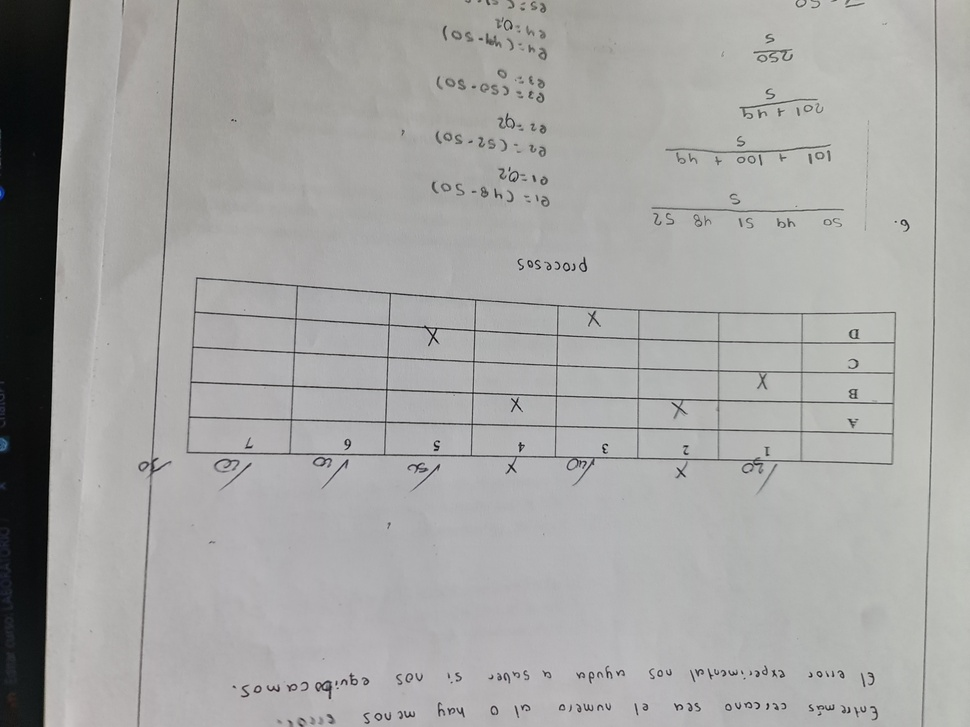
#> input picture Tesis/20240418_093315.jpg, 970 x 727 px, shrunk from 4000 x 3000 before the run; its folder holds only this picture in this run
$ jupyter execute --allow-errors test.ipynb
#> lines starting #> are read from the running program, lines starting #| are printed output that depends on the picture; after the words box and inside, x2 and y2 are one past the last pixel; in counts of white or black regions, pixels touching at a corner belong together
[cell 1]
import cv2
import os
import matplotlib.pyplot as plt
import numpy as np

[cell 2]
def data_bal(path):
#> called with path = './Tesis'
    data = os.listdir(path)
    df = []
    for file_name in data:
        if '.jpg' in file_name:
            img_p = os.path.join(path, file_name)
            df.append(img_p)
            img = plt.imread(img_p)
#> img is the input picture: shape (727, 970, 3); mean R, G, B 165.2, 165.1, 163.6
    return df

df = data_bal('./Tesis')

[cell 3]
# img = plt.imread(df[0])
# plt.imshow(img)

def preproccess_image(df):
    df_1 = []
    for file_path in df:
        img = cv2.imread(file_path, cv2.IMREAD_GRAYSCALE)
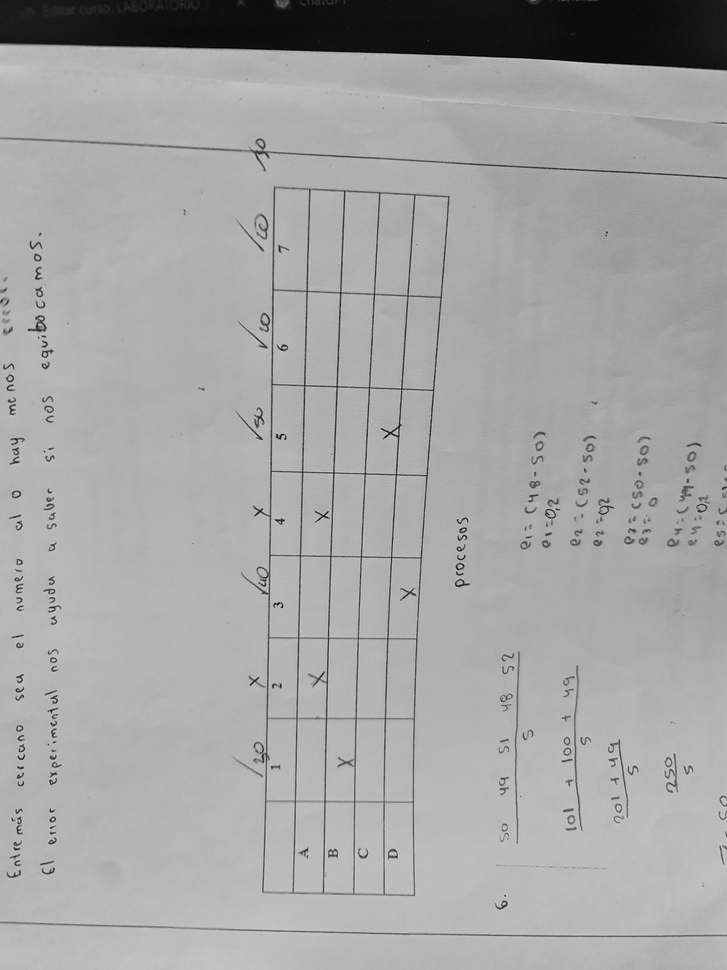
#> img: shape (970, 727); min 0, max 209, mean 165
        img = cv2.bitwise_not(img)
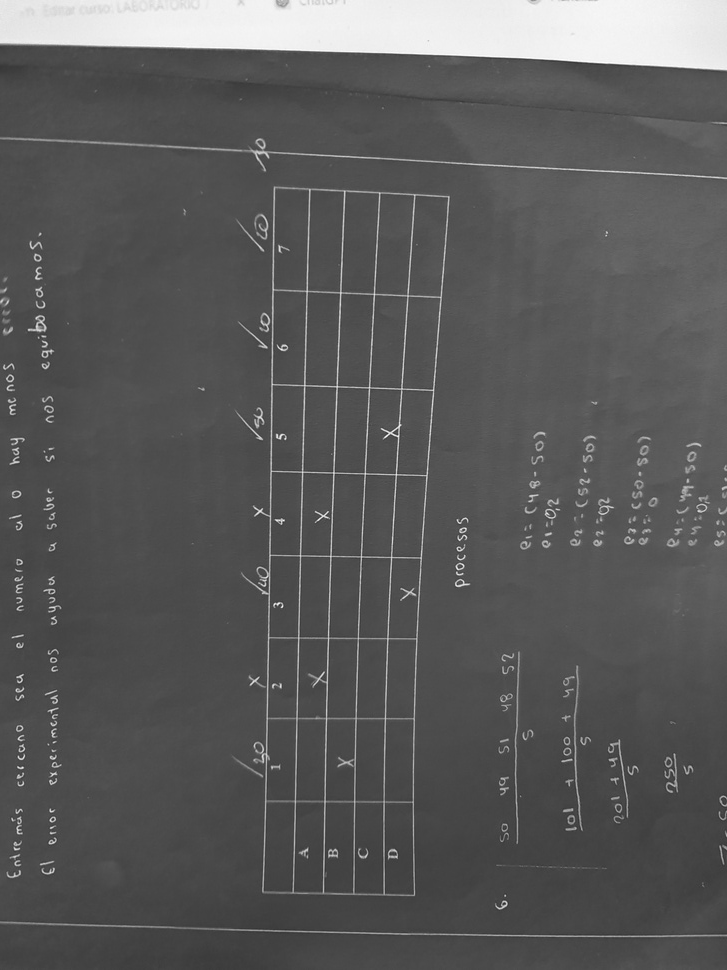
#> img: shape (970, 727); min 46, max 255, mean 90
        img[img > 180] = 255 # Asignar valor 255 a píxeles más oscuro
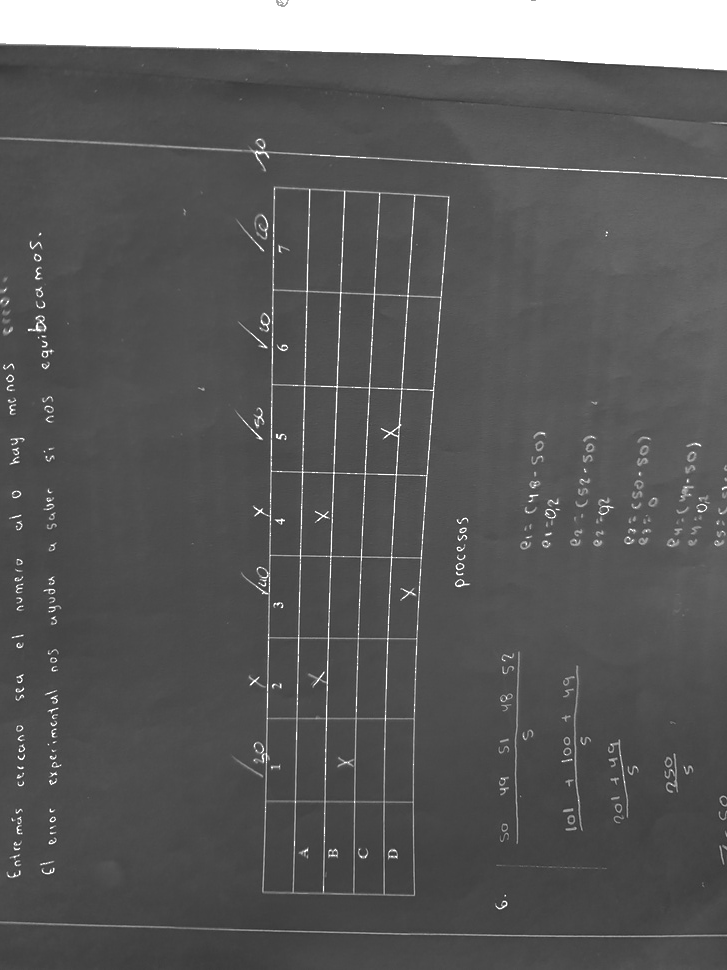
#> img: shape (970, 727); 6.09% of pixels changed, all inside (x1, y1, x2, y2) = (0, 0, 727, 909)
        img[img < 160] = 0   # Asignar valor 0 a píxeles más sclaros
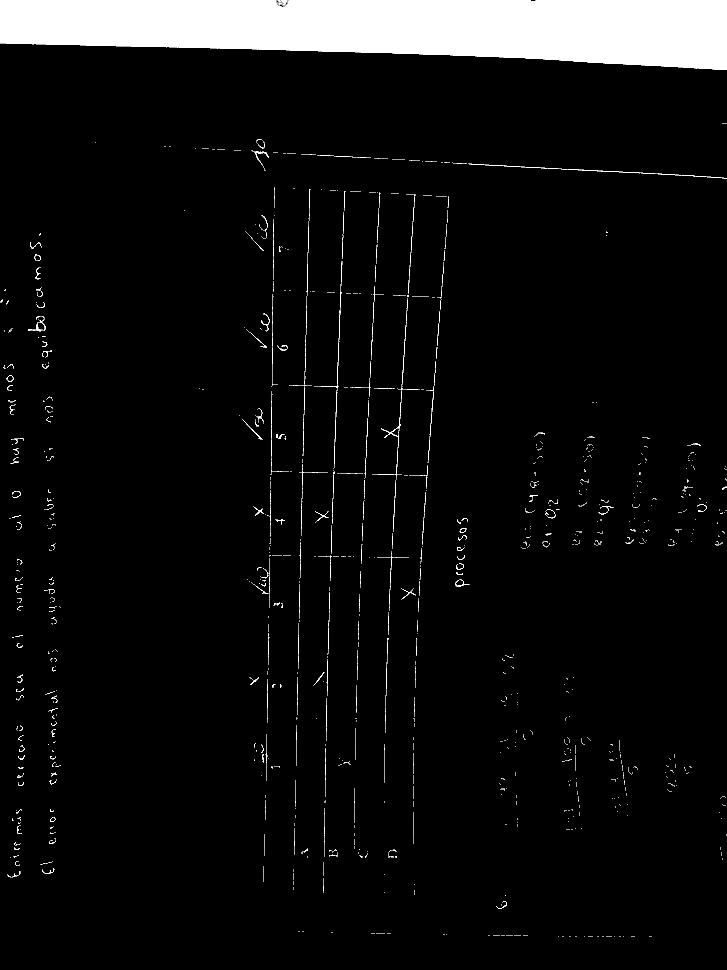
#> img: shape (970, 727); min 0, max 255, mean 16.7
        df_1.append(img)
    return df_1

[cell 4]
# Llamar a la función preproccess_image con la lista de rutas de imágenes df
df_processed = preproccess_image(df)
#> df_processed = 1 item

# Mostrar la primera imagen preprocesada
#> (the rest of this cell did not finish here and is left out)

$ run again, on Tesis/20240418_093450.jpg
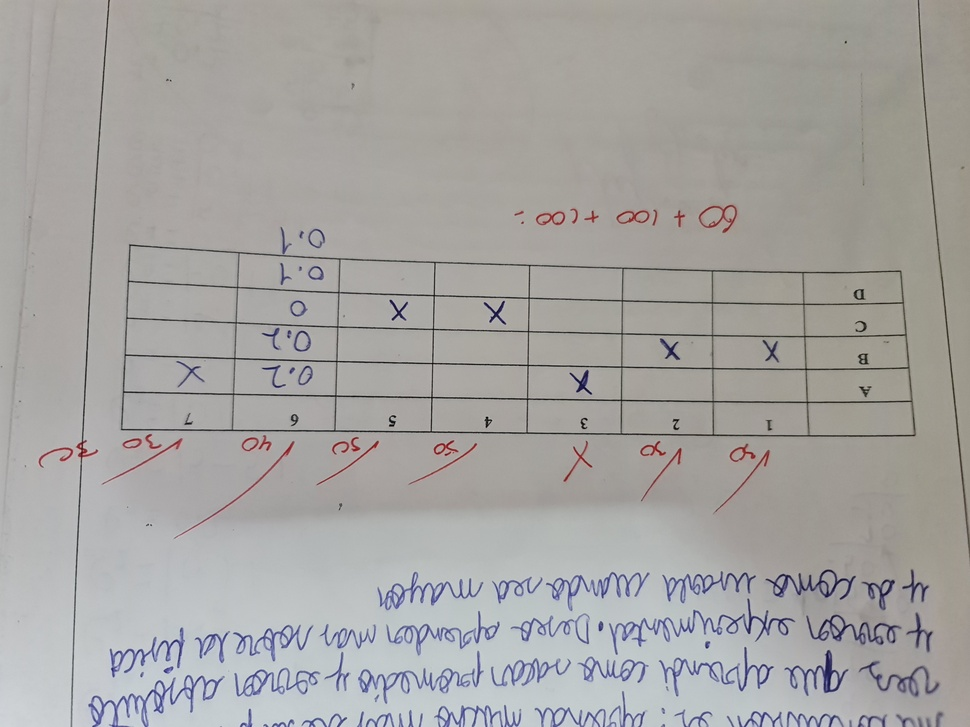
#> input picture Tesis/20240418_093450.jpg, 970 x 727 px, shrunk from 4000 x 3000 before the run
#> in data_bal, img is the input picture: shape (727, 970, 3); mean R, G, B 166, 164.3, 162.2
#> in preproccess_image, `img[img > 180] = 255`:
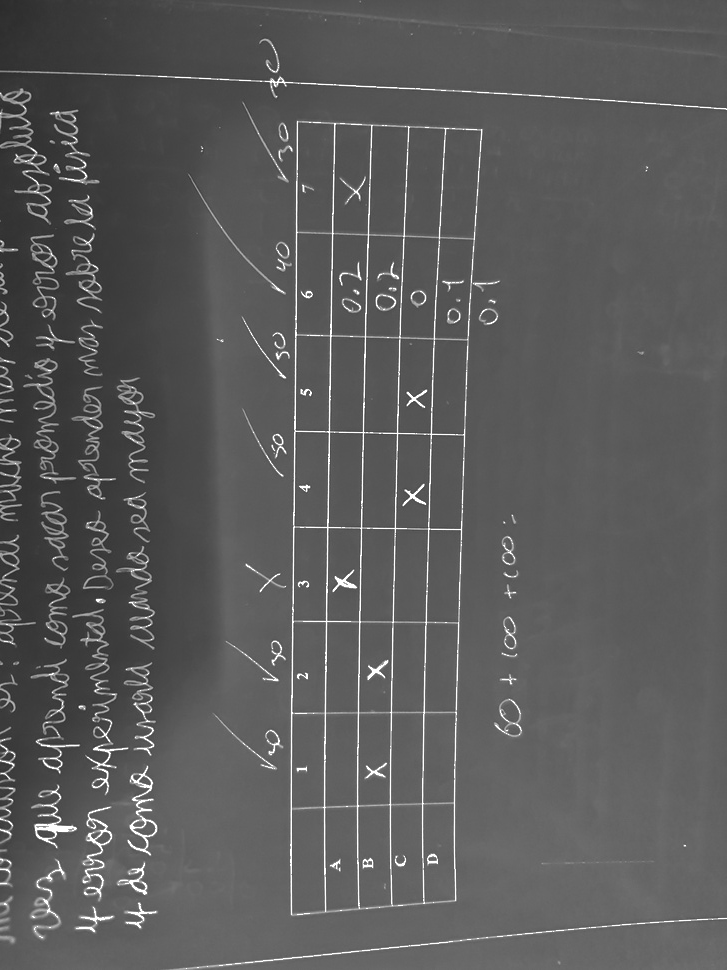
#> img: shape (970, 727); min 35, max 255, mean 91.2
#> in preproccess_image, `img[img < 160] = 0`:
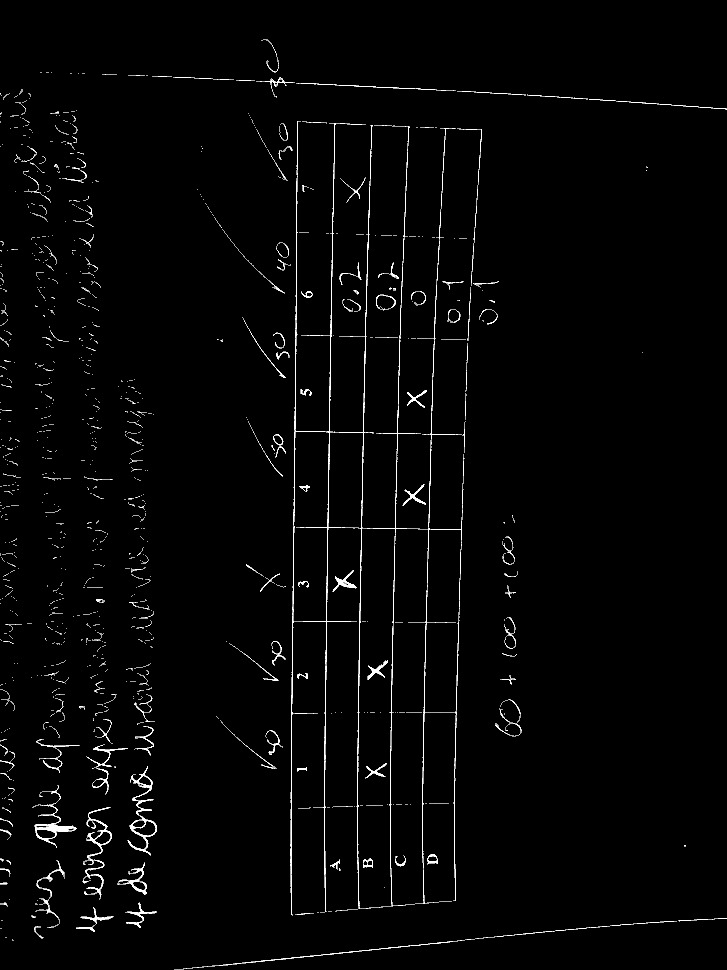
#> img: shape (970, 727); min 0, max 255, mean 5.7
#> df_processed = 1 item

$ run again, on Tesis/20240418_093329.jpg
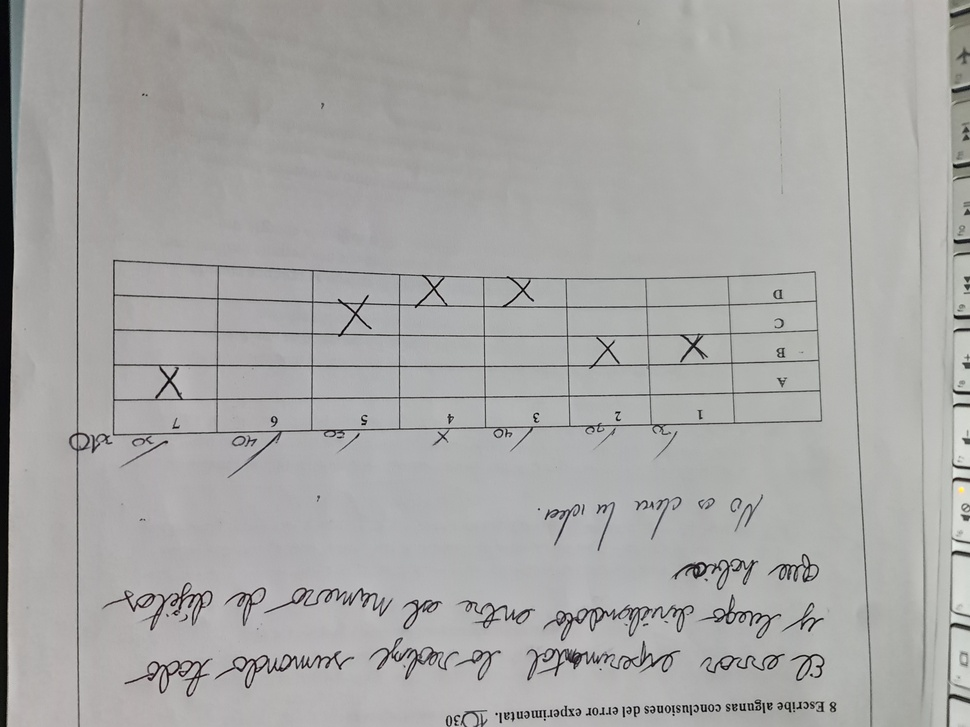
#> input picture Tesis/20240418_093329.jpg, 970 x 727 px, shrunk from 4000 x 3000 before the run
#> in data_bal, img is the input picture: shape (727, 970, 3); mean R, G, B 167.4, 167.1, 165.6
#> in preproccess_image, `img[img > 180] = 255`:
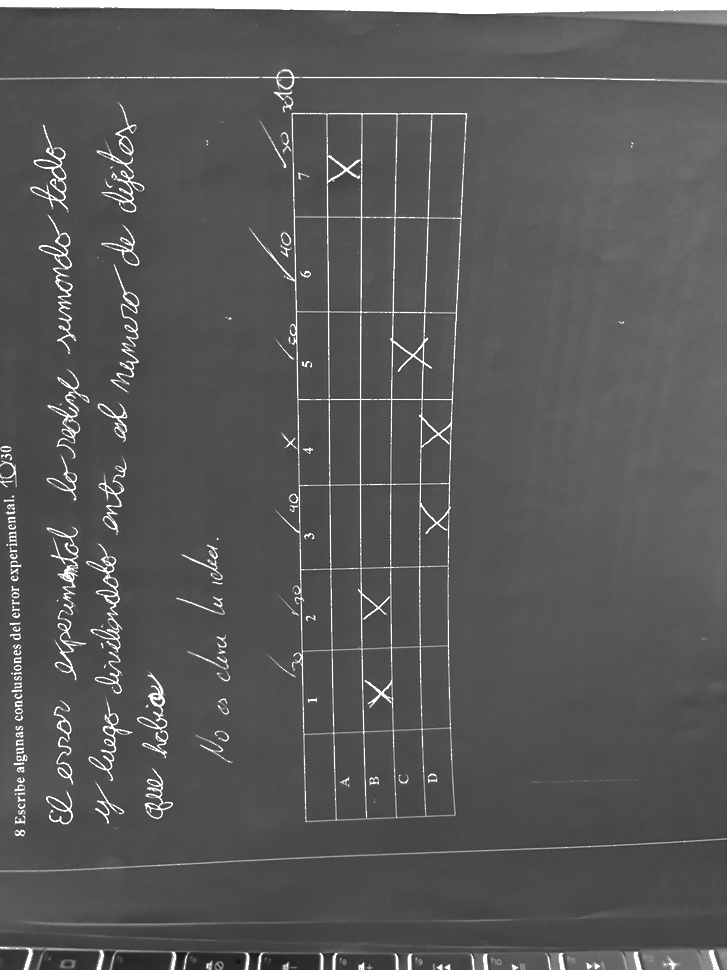
#> img: shape (970, 727); min 17, max 255, mean 89
#> in preproccess_image, `img[img < 160] = 0`:
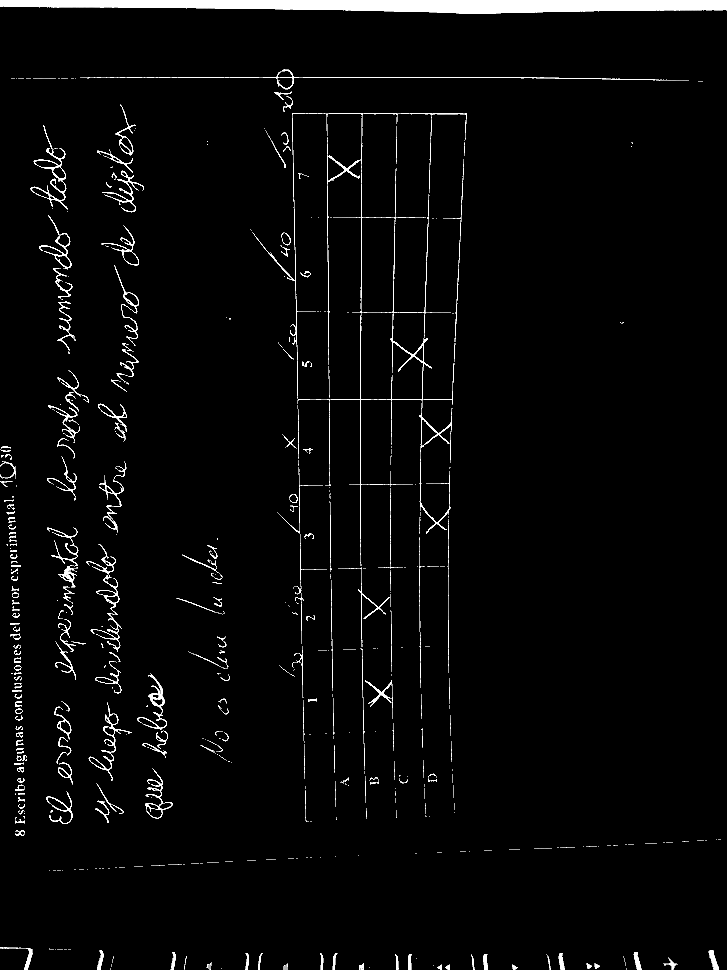
#> img: shape (970, 727); min 0, max 255, mean 8.5
#> df_processed = 1 item
